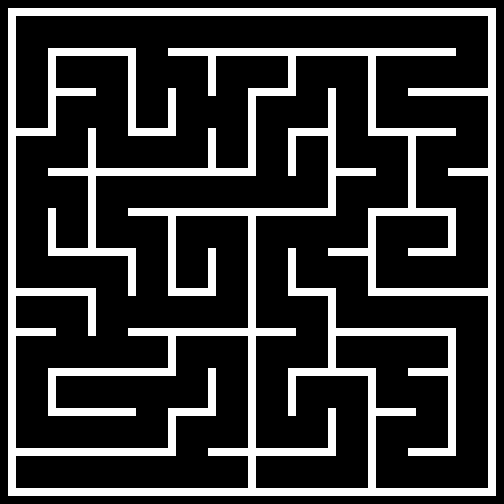

Rendered tile map (Tiled .tmx) drawn with the repository's tilesets; below, a short description and the map source with its tile grids summarised:
An orthogonal 63x63 tile map with 8x8 px tiles, 1 tile layer (Background) and 76 objects (4x Painter, Player, Checkpoint).

<map version="1.10" tiledversion="1.10.2" orientation="orthogonal" renderorder="right-down" width="63" height="63" tilewidth="8" tileheight="8" infinite="0" nextlayerid="4" nextobjectid="79">
 <tileset firstgid="1" source="Mazeball.tsx" />
 <layer id="1" name="Background" width="63" height="63">
  <data>[3969 cells, 845 non-empty, 1 distinct tile ids]</data>
 </layer>
 <objectgroup id="2" name="Spawnpoints">
  <object id="72" name="Player" type="Player" x="217.25" y="17" width="30" height="30" />
  <object id="73" name="Painter" type="Painter" x="17" y="96" width="30" height="30">
   <properties>
    <property name="colour" value="Yellow" />
   </properties>
  </object>
  <object id="74" name="Painter" type="Painter" x="416" y="217" width="30" height="30">
   <properties>
    <property name="colour" value="Blue" />
   </properties>
  </object>
  <object id="75" name="Painter" type="Painter" x="417" y="336.75" width="30" height="30">
   <properties>
    <property name="colour" value="Green" />
   </properties>
  </object>
  <object id="76" name="Painter" type="Painter" x="18" y="457" width="30" height="30">
   <properties>
    <property name="colour" value="Red" />
   </properties>
  </object>
  <object id="78" name="Checkpoint" type="Checkpoint" x="255.25" y="473.25">
   <polygon points="0,0 31.75,0.25 31.5,15.25 0,15" />
  </object>
 </objectgroup>
 <objectgroup id="3" name="Walls">
  <object id="1" x="8" y="8.5">
   <polygon points="0,0 488,0 487.75,7.75 0,7.25" />
  </object>
  <object id="2" x="8.25" y="16.75">
   <polygon points="0,0 7.5,0.25 7.25,479 -0.25,478.75" />
  </object>
  <object id="3" x="15.75" y="488.25">
   <polygon points="0,0 479.75,0 479.75,7.25 0,7.5" />
  </object>
  <object id="4" x="488" y="487.75">
   <polygon points="0,0 7.75,0.25 7.75,-470.75 0.25,-470.75" />
  </object>
  <object id="6" x="408.5" y="448.5">
   <polygon points="0,0 47,0 47,7 0,7.25" />
  </object>
  <object id="7" x="376.5" y="408">
   <polygon points="0,0 39,0.5 39.25,7.75 0,7.5" />
  </object>
  <object id="8" x="208" y="448.75">
   <polygon points="0,0 127.5,0 127.5,6.75 0,6.75" />
  </object>
  <object id="9" x="248" y="456">
   <polygon points="0,0 7.5,0.25 7.5,32.25 0.5,32.25" />
  </object>
  <object id="10" x="328.75" y="408.75">
   <polygon points="0,0 7,-0.5 6.5,39.25 -0.5,39.25" />
  </object>
  <object id="11" x="15.75" y="448.25">
   <polygon points="0,0 160,0 160,7.75 0.5,7.75" />
  </object>
  <object id="12" x="168.25" y="416.75">
   <polygon points="0,0 7.75,0 7.5,30.75 0,31" />
  </object>
  <object id="13" x="368" y="487.5">
   <polygon points="0,0 7.75,0 8.25,-111.25 0,-111.25" />
  </object>
  <object id="14" x="448" y="448">
   <polygon points="0,0 8,0.25 7.75,-111.75 0.5,-111.5" />
  </object>
  <object id="15" x="408.5" y="368.25">
   <polygon points="0,0 39.25,0.5 39.25,7.5 0.5,7.25" />
  </object>
  <object id="16" x="336" y="327.75">
   <polygon points="0,0 120,0.75 119.75,8 0.25,7.75" />
  </object>
  <object id="17" x="288.5" y="368.75">
   <polygon points="0,0 87.25,-0.25 87.25,7.25 0,7" />
  </object>
  <object id="18" x="328.25" y="296.75">
   <polygon points="0,0 7.5,0.25 7.5,71.75 -0.25,71.25" />
  </object>
  <object id="19" x="288.25" y="376.25">
   <polygon points="0,0 7.25,0 7.75,39.5 0.5,39.75" />
  </object>
  <object id="20" x="168" y="408.75">
   <polygon points="0,0 47.5,-0.5 47.5,7 0.5,7.75" />
  </object>
  <object id="21" x="207.5" y="368.5">
   <polygon points="0,0 8,0 8,39.5 0.25,39.25" />
  </object>
  <object id="22" x="47.75" y="408.25">
   <polygon points="0,0 88,0.25 88.25,7.25 0.25,7.25" />
  </object>
  <object id="23" x="48.25" y="376.25">
   <polygon points="0,0 7.75,0 8,31.5 -0.25,31" />
  </object>
  <object id="24" x="48.25" y="368.75">
   <polygon points="0,0 127.5,-0.75 127.5,6.75 -0.5,6.75" />
  </object>
  <object id="25" x="248.25" y="336.5">
   <polygon points="0,0 7.25,0 7,111 0,111" />
  </object>
  <object id="26" x="368.5" y="288.5">
   <polygon points="0,0 119,0.5 119,7 -0.5,7.25" />
  </object>
  <object id="27" x="408" y="248.5">
   <polygon points="0,0 47.75,0 47.5,7.5 0.25,7.5" />
  </object>
  <object id="28" x="328" y="248.75">
   <polygon points="0,0 39.75,-0.5 40,7.25 0.25,7" />
  </object>
  <object id="29" x="368.25" y="287.75">
   <polygon points="0,0 7.5,0 7,-71 0.25,-71" />
  </object>
  <object id="30" x="368.5" y="208.5">
   <polygon points="0,0 87.25,0 87,7.25 -0.5,7.5" />
  </object>
  <object id="31" x="448.5" y="216.5">
   <polygon points="0,0 7,0 6.75,31.5 -0.5,31.75" />
  </object>
  <object id="32" x="288.5" y="288.25">
   <polygon points="0,0 47,0.5 47.25,7.25 -0.5,7" />
  </object>
  <object id="33" x="288.5" y="248.5">
   <polygon points="0,0 6.75,-0.25 7.25,39.25 -0.5,39.5" />
  </object>
  <object id="34" x="128.25" y="328.5">
   <polygon points="0,0 167.25,-0.25 167.5,7.25 0.25,7" />
  </object>
  <object id="35" x="168.25" y="337.25">
   <polygon points="0,0 7.25,-0.25 7.25,30.75 0.25,30.75" />
  </object>
  <object id="36" x="15.75" y="328.25">
   <polygon points="0,0 39.75,0.5 39.75,7.25 0.25,7.5" />
  </object>
  <object id="37" x="15.75" y="288.25">
   <polygon points="0,0 79.5,0 79.5,7.25 0.25,7.25" />
  </object>
  <object id="38" x="88.25" y="296">
   <polygon points="0,0 7.25,0 7.5,39.5 0,39.5" />
  </object>
  <object id="39" x="248.5" y="327.5">
   <polygon points="0,0 7.75,-0.25 7,-111 -0.25,-111.25" />
  </object>
  <object id="40" x="168.25" y="288">
   <polygon points="0,0 47,0.5 47.5,7.5 0,7.25" />
  </object>
  <object id="41" x="208.5" y="248.5">
   <polygon points="0,0 7,0 7.25,39 -0.5,39" />
  </object>
  <object id="42" x="168.25" y="286.75">
   <polygon points="0,0 7.5,0.25 7.5,-70.75 -0.25,-70.25" />
  </object>
  <object id="43" x="128" y="256.5">
   <polygon points="0,0 7.75,0 8.25,38.75 0.25,38.75" />
  </object>
  <object id="44" x="48.5" y="248.5">
   <polygon points="0,0 87,0.25 87,7.5 -0.5,7" />
  </object>
  <object id="45" x="48.5" y="247.75">
   <polygon points="0,0 7,-0.25 7,-38.75 -0.25,-39.25" />
  </object>
  <object id="46" x="88.25" y="176.75">
   <polygon points="0,0 7.5,0 7.75,71.5 -0.25,71.75" />
  </object>
  <object id="47" x="128.25" y="209">
   <polygon points="0,0 207.5,-0.5 207.75,6.5 0.5,6.75" />
  </object>
  <object id="48" x="448.25" y="169">
   <polygon points="0,0 39.25,-0.25 39.25,6.75 0,6.5" />
  </object>
  <object id="49" x="408.25" y="207">
   <polygon points="0,0 7.5,0.25 7.5,-71 -0.25,-70.75" />
  </object>
  <object id="50" x="368.25" y="127.75">
   <polygon points="0,0 87.5,0.75 87,8.25 0,7.5" />
  </object>
  <object id="51" x="336.5" y="168.25">
   <polygon points="0,0 39,-0.25 39,7.25 0,7" />
  </object>
  <object id="52" x="288.5" y="128.25">
   <polygon points="0,0 39,0 38.5,7.75 -0.75,7.5" />
  </object>
  <object id="53" x="288" y="136.5">
   <polygon points="0,0 0,39 7.75,39.25 7.5,0.5" />
  </object>
  <object id="54" x="328.5" y="207.75">
   <polygon points="0,0 7.25,0.5 7.25,-119 0,-119" />
  </object>
  <object id="55" x="48.5" y="168.25">
   <polygon points="0,0 207.25,0 207,7.5 -0.25,7.75" />
  </object>
  <object id="56" x="88.25" y="129">
   <polygon points="0,0 7.25,0 7.75,38.5 -0.5,38" />
  </object>
  <object id="57" x="16.5" y="128.25">
   <polygon points="0,0 39,0 39.25,7 -0.5,7.5" />
  </object>
  <object id="58" x="208.5" y="128.5">
   <polygon points="0,0 7.25,-0.25 7.25,39 -0.25,38.75" />
  </object>
  <object id="59" x="128.5" y="128.25">
   <polygon points="0,0 47,0.5 47,7.5 -0.5,7.5" />
  </object>
  <object id="60" x="248.25" y="167.75">
   <polygon points="0,0 7.5,-0.25 7.5,-71.25 0,-70.75" />
  </object>
  <object id="61" x="248.25" y="89">
   <polygon points="0,0 47.25,-0.75 47.75,6.25 -0.25,6.5" />
  </object>
  <object id="62" x="168.25" y="88.75">
   <polygon points="0,0 7.5,-0.25 7.25,38.75 0,38.75" />
  </object>
  </objectgroup>
</map>
<!-- 9 of 76 objects omitted -->
